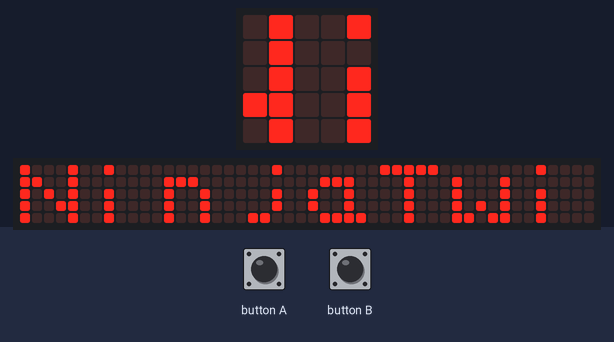
A program run on a simulated BBC micro:bit (MakeCode). On the bench: the board's 5×5 LED display, a strip that is not on the board, showing the scrolling text unrolled. Inputs (shaded band) come from the test bench. The 48×5 strip is a reading aid, not a part: it shows the text the display is scrolling, unrolled, one strip-width of it at a time.

Above: at 1.27 s.
1.3 s: button A pressed for 0.15 s
At 2.1 s:
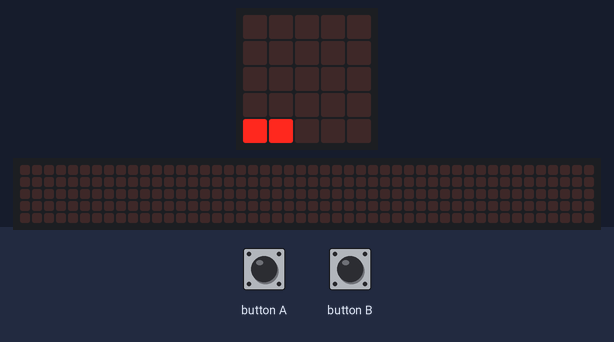
4.4 s: button B pressed for 0.15 s
At 4.64 s:
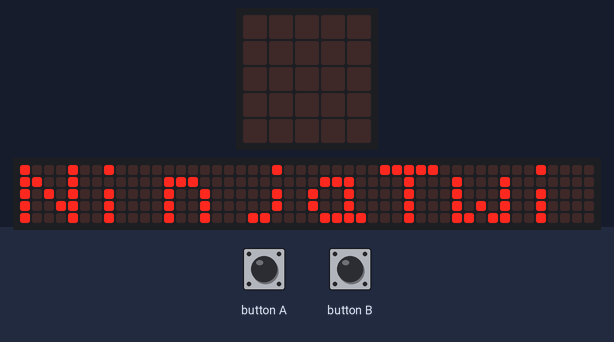
5.1 s: button A pressed 5 times (0.12 s each, 0.3 s apart)
At 6.25 s:
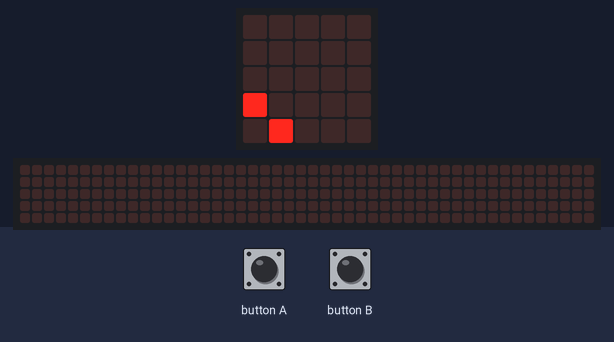
8.5 s: button A pressed for 0.15 s
At 8.91 s:
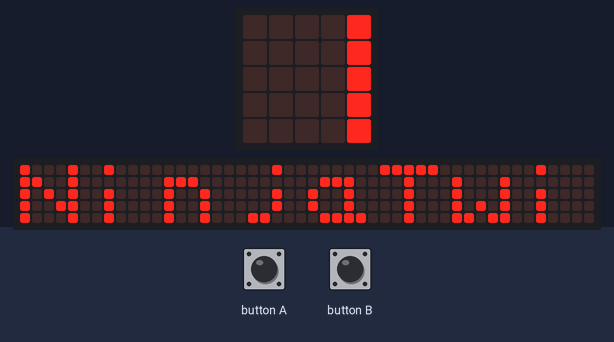
9.2 s: button B pressed 5 times (0.12 s each, 0.3 s apart)
At 12.9 s:
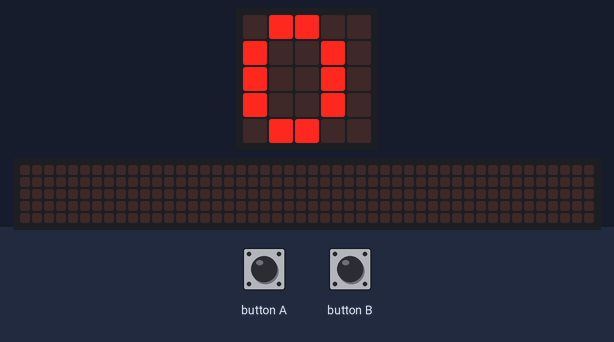
13.0 s: button B pressed for 0.15 s
At 13.69 s:
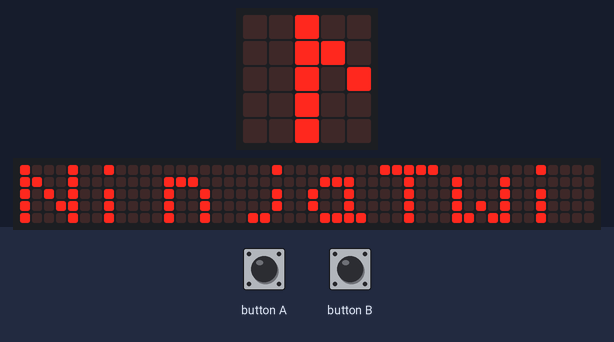
Timing chart, 0 to 14.7 s (numbered marks = the images above; inputs shaded):
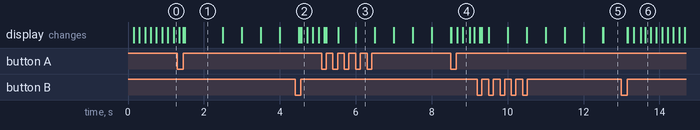

The program:

main.ts
```typescript
input.onButtonPressed(Button.A, function () {
    if (State == 0) {
        prep()
    } else if (State == 1) {
        J2 = 2
    } else {
        led.stopAnimation()
        State = 0
    }
})
function gameOver () {
    State = 2
}
input.onButtonPressed(Button.B, function () {
    if (State == 0) {
        prep()
    } else if (State == 1) {
        J1 = 2
    } else {
        led.stopAnimation()
        State = 0
    }
})
function prep () {
    led.stopAnimation()
    N1X = 1
    N1Y = 4
    N2X = 0
    N2Y = 4
    OX = 8
    SCORE = 0
    State = 1
}
let SCORE = 0
let OX = 0
let N2Y = 0
let N2X = 0
let N1Y = 0
let N1X = 0
let J1 = 0
let J2 = 0
let State = 0
State = 0
loops.everyInterval(500, function () {
    if (State == 1) {
        led.unplot(N1X, N1Y)
        led.unplot(N2X, N2Y)
        N1Y = N1Y - J1
        N2Y = N2Y - J2
        if (N1X != OX) {
            N1Y += 1
        }
        if (N1Y > 4) {
            N1Y = 4
        }
        if (N2X != OX) {
            N2Y += 1
        }
        if (N2Y > 4) {
            N2Y = 4
        }
        led.plot(N1X, N1Y)
        led.plot(N2X, N2Y)
        led.unplot(OX, 4)
        OX += -1
        if (OX == 5) {
            led.plotBrightness(4, 4, 8)
        }
        led.plotBrightness(OX, 4, 128)
        if (OX == 1) {
            if (N1Y < 4) {
                SCORE += 1
            } else {
                gameOver()
            }
        }
        if (OX == 0) {
            if (N2Y < 4) {
                SCORE += 1
            } else {
                gameOver()
            }
        }
        if (OX == -1) {
            OX = 8
        }
        J1 = 0
        J2 = 0
    }
})
basic.forever(function () {
    if (State == 0) {
        basic.showString("NinjaTwins TheLast")
    } else if (State == 1) {

    } else {
        basic.showString("" + (SCORE))
    }
})
```

test.ts
```typescript
// testene settes inn her; disse vil ikke kompilert så lenge denne pakken blir brukt som en utvidelse.
```

Measured:
- after the input at 1.3 s, the display: first differs from a run without the input after 0.15 s (image 1 shows a later state)
- after the input at 4.4 s, the display: first differs from a run without the input after 0.17 s (image 2)
- after the input at 5.1 s, the display: first differs from a run without the input after 0.12 s (image 3 shows a later state)
- after the input at 8.5 s, the display: first differs from a run without the input after 0.17 s (image 4 shows a later state)
- after the input at 9.2 s, the display: first differs from a run without the input after 0.12 s (image 5 shows a later state)
- after the input at 13.0 s, the display: first changes after 0.15 s (image 6 shows a later state)
